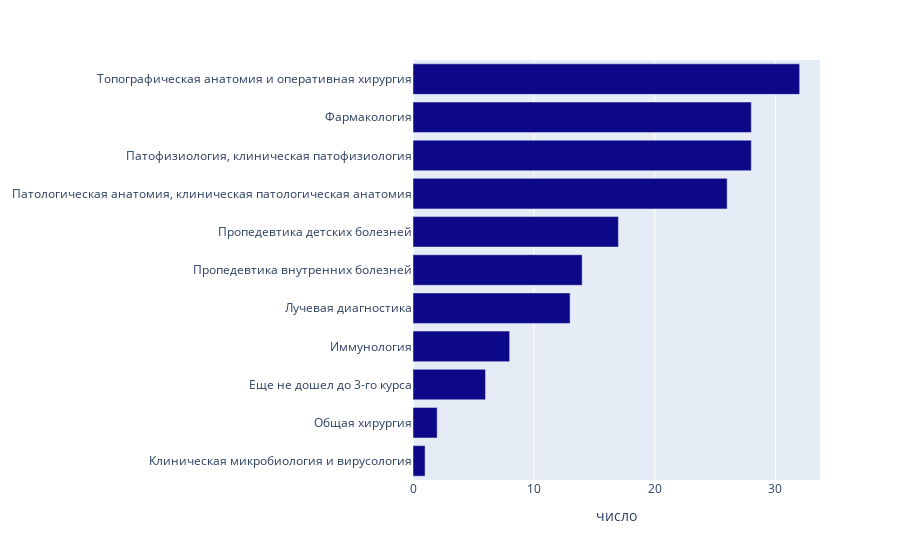

The notebook cell this image was saved under:
### Code cell
data_3=df['3 курс'].replace(np.nan,'Еще не дошел до 3-го курса').values
split_data_3 = np.array([])
for item in data_3:
    split_data_3=np.append(item.split(';'),split_data_3)
   

s_3=pd.DataFrame({'предмет': np.unique(split_data_3,return_counts=True)[0],
                 'число': np.unique(split_data_3,return_counts=True)[1]})

fig = px.bar(s_3.sort_values(by='число'), y='предмет', x='число', orientation='h',
             hover_data=['число'], color_discrete_sequence=px.colors.sequential.Plasma)

fig.update_layout(yaxis_title=None)
fig.update_traces(hovertemplate='%{label}')
fig.show()

### Figure 1 — Plotly figure (JSON) as saved in the notebook; plotly's stock layout.template omitted (floating-point values rounded to 4 significant figures)
{"data": [{"alignmentgroup": "True", "hovertemplate": "%{label}", "legendgroup": "", "marker": {"color": "#0d0887", "pattern": {"shape": ""}}, "name": "", "offsetgroup": "", "orientation": "h", "showlegend": false, "textposition": "auto", "type": "bar", "x": [1, 2, 6, 8, 13, 14, 17, 26, 28, 28, 32], "xaxis": "x", "y": ["Клиническая микробиология и вирусология", "Общая хирургия", "Еще не дошел до 3-го курса", "Иммунология", "Лучевая диагностика", "Пропедевтика внутренних болезней", "Пропедевтика детских болезней", "Патологическая анатомия, клиническая патологическая анатомия", "Патофизиология, клиническая патофизиология", "Фармакология", "Топографическая анатомия и оперативная хирургия"], "yaxis": "y"}], "layout": {"autosize": true, "barmode": "relative", "legend": {"tracegroupgap": 0}, "margin": {"t": 60}, "xaxis": {"anchor": "y", "autorange": true, "domain": [0, 1], "range": [0, 33.68], "title": {"text": "число"}, "type": "linear"}, "yaxis": {"anchor": "x", "autorange": true, "domain": [0, 1], "range": [-0.5, 10.5], "title": {}, "type": "category"}}}
